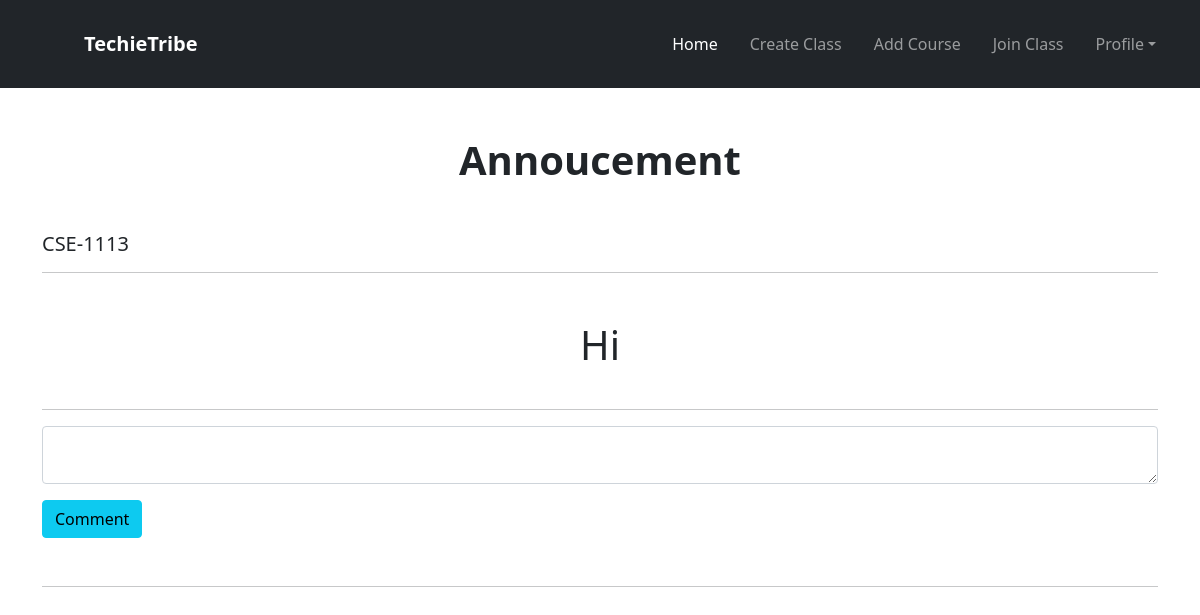
The page /teacher/annouceviewteach/34/ on the database as committed earlier.
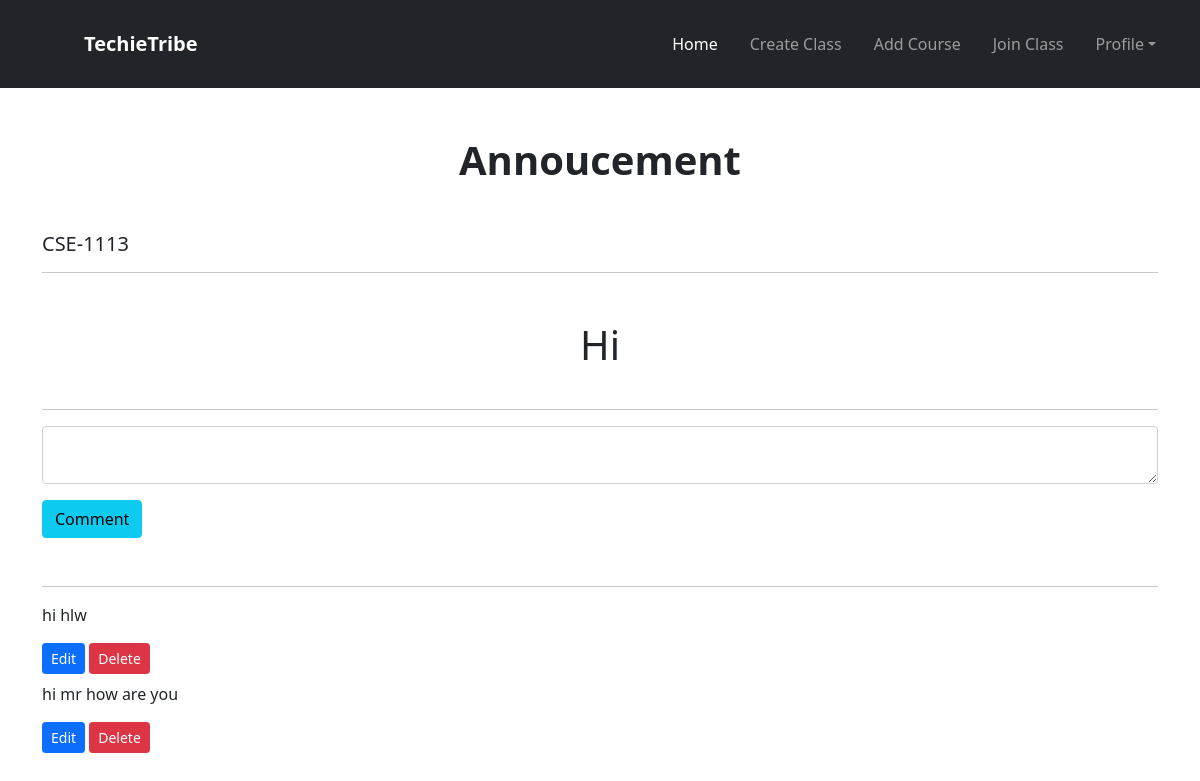
The same page on the database as committed later.
### student/models.py (models this page shows, shortened)
class CommentMain(models.Model):
    annoucemain = models.ForeignKey(Announcement, on_delete=models.CASCADE)
    mystu = models.ForeignKey(
        Student, on_delete=models.CASCADE, default=1, blank=True, null=True)
    myteach = models.ForeignKey(
        User, on_delete=models.CASCADE, default=1, blank=True, null=True)
    comment = models.TextField()

### teacher/views.py (the view, shortened to what this page needs)
class AnnouceViewTeach(View):
    def get(self, request, id):
        annoucementview = Announcement.objects.get(pk=id)
        comment_view = CommentMain.objects.filter(
            annoucemain=annoucementview)[::-1]
        return render(request, 'anounceviewteach.html', {'annoucementview': annoucementview,  'comment_view': comment_view})

### teacher/templates/anounceviewteach.html (shortened to what this page needs)
{% extends 'base_teacher.html' %} <br />
{% load static %} <br />
{% block content %}
<link rel="stylesheet" href="{% static 'css/card.css' %}" />
<link
  rel="stylesheet"
  href="https://cdnjs.cloudflare.com/ajax/libs/font-awesome/6.1.1/css/all.min.css"
/>
<div class="container">
  <h1 class="text-center mt-5 mb-5 text-dark fw-bold">Annoucement</h1>
  <h5>{{annoucementview.classview.class_code_name}}</h5>
  <hr />
  <div class="mt-5 m-auto align-center">
    <h1 class="text-dark">{{annoucementview.text}}</h1>
  </div>
  <hr />
  <div class="m-auto">
    <form action="" method="POST">
      <div class="form-floating">
        <textarea
          class="form-control text-dark"
          name="commenttext"
          placeholder="Leave a comment here"
          id="floatingTextarea"
        ></textarea>
        <label for="floatingTextarea">Comments</label>
      </div>
      <button type="submit" class="btn btn-info mt-3">Comment</button>
    </form>
  </div>
</div>
<div class="container mt-5">
  <hr class="mt-5 mb-3" />
  {% for com in comment_view %}
  <p>{{com.comment}}</p>
  <div class="mt-3">
    <a
      href="{% url 'editcomteach' com.id %}"
      type="button"
      class="btn btn-sm btn-primary"
      >Edit</a
    >
    <a href="{% url 'deleltecommentstu' com.id %}" class="btn btn-sm btn-danger"
      >Delete</a
    >
  </div>
  {% endfor %}
</div>
{% endblock content %}

Rows that differ between the two databases and show on the page:
added CommentMain: comment "hi hlw"
added CommentMain: comment "hi mr how are you"
